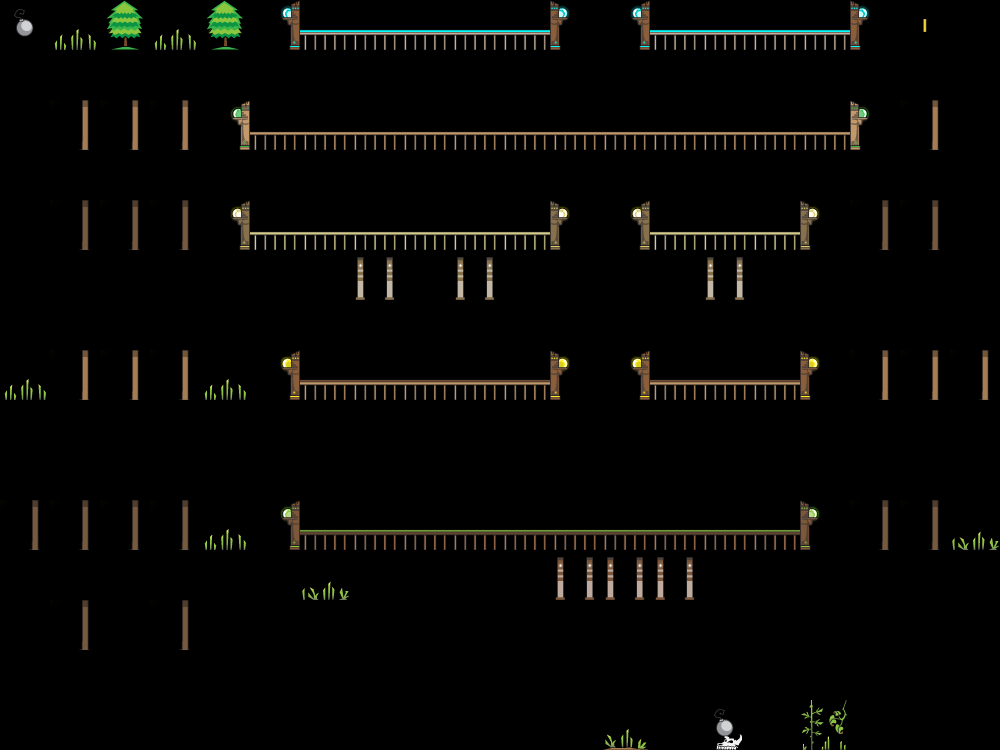

Tiled map render using the project's own tile images. Description and the map definition, with tile-layer contents summarised, below:
An orthogonal 20x15 tile map with 50x50 px tiles, 7 tile layers (Blocks, Ladders, Back, Cast, ...).

<map version="1.0" orientation="orthogonal" width="20" height="15" tilewidth="50" tileheight="50">
 <tileset firstgid="1" name="bandit_spritesheet" tilewidth="50" tileheight="50">
  <image source="../bandit_spritesheet.png" width="900" height="1250" />
 </tileset>
 <layer name="Blocks" width="20" height="15">
  <data>[300 cells, 0 non-empty, 0 distinct tile ids]</data>
 </layer>
 <layer name="Ladders" width="20" height="15">
  <data>[300 cells, 0 non-empty, 0 distinct tile ids]</data>
 </layer>
 <layer name="Back" width="20" height="15">
  <data>[300 cells, 0 non-empty, 0 distinct tile ids]</data>
 </layer>
 <layer name="Cast" width="20" height="15">
  <data>[300 cells, 0 non-empty, 0 distinct tile ids]</data>
 </layer>
 <layer name="Coins" width="20" height="15">
  <data>[300 cells, 0 non-empty, 0 distinct tile ids]</data>
 </layer>
 <layer name="Front" width="20" height="15">
  <data>[300 cells, 105 non-empty, 25 distinct tile ids]</data>
 </layer>
 <layer name="bombs" width="20" height="15">
  <data>[300 cells, 3 non-empty, 2 distinct tile ids]</data>
 </layer>
</map>
